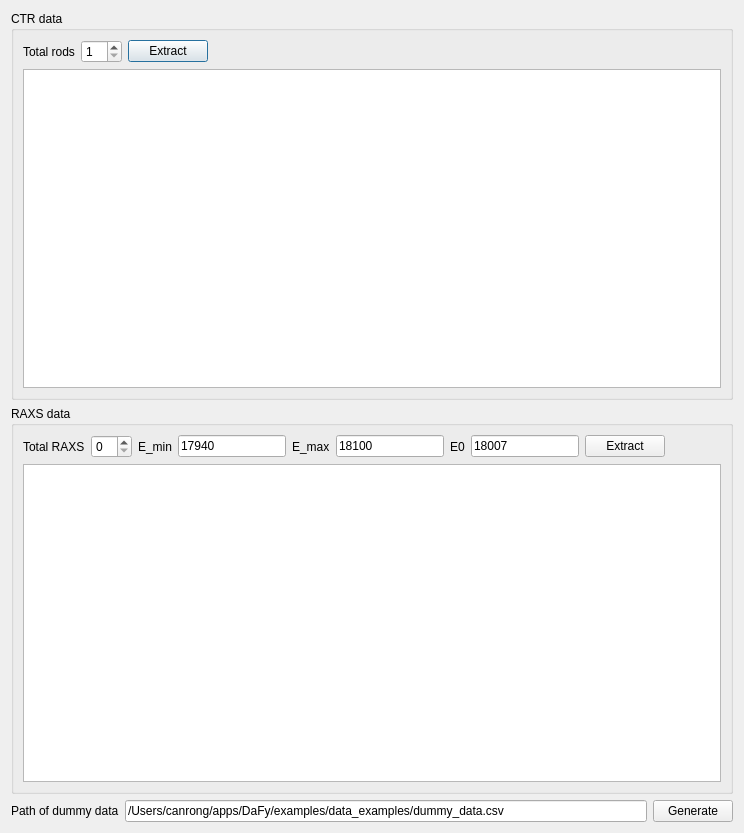
<?xml version="1.0" encoding="UTF-8"?>
<ui version="4.0">
 <class>Dialog</class>
 <widget class="QDialog" name="Dialog">
  <property name="geometry">
   <rect>
    <x>0</x>
    <y>0</y>
    <width>744</width>
    <height>833</height>
   </rect>
  </property>
  <property name="windowTitle">
   <string>Dialog</string>
  </property>
  <layout class="QVBoxLayout" name="verticalLayout">
   <item>
    <widget class="QGroupBox" name="groupBox">
     <property name="title">
      <string>CTR data</string>
     </property>
     <layout class="QVBoxLayout" name="verticalLayout_2">
      <item>
       <layout class="QHBoxLayout" name="horizontalLayout_2">
        <item>
         <widget class="QLabel" name="label">
          <property name="text">
           <string>Total rods</string>
          </property>
         </widget>
        </item>
        <item>
         <widget class="QSpinBox" name="spinBox_ctr">
          <property name="minimum">
           <number>1</number>
          </property>
         </widget>
        </item>
        <item>
         <widget class="QPushButton" name="pushButton_extract_ctr">
          <property name="text">
           <string>Extract</string>
          </property>
         </widget>
        </item>
        <item>
         <spacer name="horizontalSpacer">
          <property name="orientation">
           <enum>Qt::Horizontal</enum>
          </property>
          <property name="sizeHint" stdset="0">
           <size>
            <width>40</width>
            <height>20</height>
           </size>
          </property>
         </spacer>
        </item>
       </layout>
      </item>
      <item>
       <widget class="QTableView" name="tableView_ctr"/>
      </item>
     </layout>
    </widget>
   </item>
   <item>
    <widget class="QGroupBox" name="groupBox_2">
     <property name="title">
      <string>RAXS data</string>
     </property>
     <layout class="QVBoxLayout" name="verticalLayout_3">
      <item>
       <layout class="QHBoxLayout" name="horizontalLayout_3">
        <item>
         <widget class="QLabel" name="label_2">
          <property name="text">
           <string>Total RAXS</string>
          </property>
         </widget>
        </item>
        <item>
         <widget class="QSpinBox" name="spinBox_raxs">
          <property name="minimum">
           <number>0</number>
          </property>
          <property name="value">
           <number>0</number>
          </property>
         </widget>
        </item>
        <item>
         <widget class="QLabel" name="label_4">
          <property name="text">
           <string>E_min</string>
          </property>
         </widget>
        </item>
        <item>
         <widget class="QLineEdit" name="lineEdit_E_min">
          <property name="text">
           <string>17940</string>
          </property>
         </widget>
        </item>
        <item>
         <widget class="QLabel" name="label_5">
          <property name="text">
           <string>E_max</string>
          </property>
         </widget>
        </item>
        <item>
         <widget class="QLineEdit" name="lineEdit_E_max">
          <property name="text">
           <string>18100</string>
          </property>
         </widget>
        </item>
        <item>
         <widget class="QLabel" name="label_6">
          <property name="text">
           <string>E0</string>
          </property>
         </widget>
        </item>
        <item>
         <widget class="QLineEdit" name="lineEdit_E0">
          <property name="text">
           <string>18007</string>
          </property>
         </widget>
        </item>
        <item>
         <widget class="QPushButton" name="pushButton_extract_raxs">
          <property name="text">
           <string>Extract</string>
          </property>
         </widget>
        </item>
        <item>
         <spacer name="horizontalSpacer_2">
          <property name="orientation">
           <enum>Qt::Horizontal</enum>
          </property>
          <property name="sizeHint" stdset="0">
           <size>
            <width>40</width>
            <height>20</height>
           </size>
          </property>
         </spacer>
        </item>
       </layout>
      </item>
      <item>
       <widget class="QTableView" name="tableView_raxs"/>
      </item>
     </layout>
    </widget>
   </item>
   <item>
    <layout class="QHBoxLayout" name="horizontalLayout">
     <item>
      <widget class="QLabel" name="label_3">
       <property name="sizePolicy">
        <sizepolicy hsizetype="Preferred" vsizetype="Fixed">
         <horstretch>0</horstretch>
         <verstretch>0</verstretch>
        </sizepolicy>
       </property>
       <property name="text">
        <string>Path of dummy data</string>
       </property>
      </widget>
     </item>
     <item>
      <widget class="QLineEdit" name="lineEdit_data_path">
       <property name="text">
        <string>/Users/canrong/apps/DaFy/examples/data_examples/dummy_data.csv</string>
       </property>
      </widget>
     </item>
     <item>
      <widget class="QPushButton" name="pushButton_generate">
       <property name="text">
        <string>Generate</string>
       </property>
      </widget>
     </item>
    </layout>
   </item>
  </layout>
 </widget>
 <resources/>
 <connections/>
</ui>
